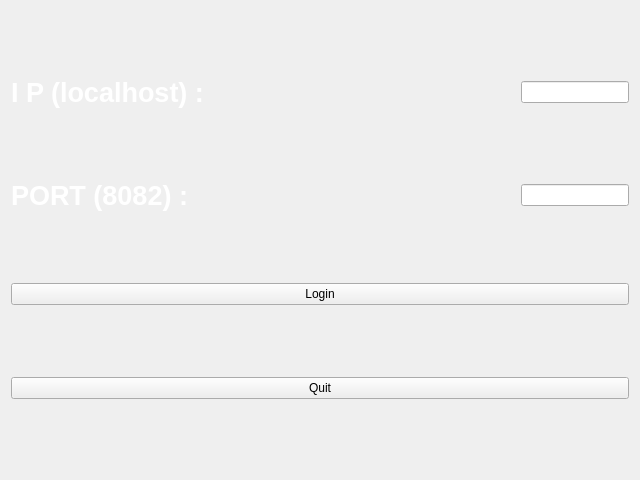
<?xml version="1.0" encoding="UTF-8"?>
<ui version="4.0">
 <class>LoginServer</class>
 <widget class="QWidget" name="LoginServer">
  <property name="geometry">
   <rect>
    <x>0</x>
    <y>0</y>
    <width>640</width>
    <height>480</height>
   </rect>
  </property>
  <property name="windowTitle">
   <string>Form</string>
  </property>
  <property name="styleSheet">
   <string notr="true">QWidget#LoginServer {
	border-image: url(:/img/portal_background_4.jpg) 0 0 0 0 stretch stretch;
}
</string>
  </property>
  <layout class="QVBoxLayout" name="verticalLayout">
   <item>
    <layout class="QHBoxLayout" name="horizontalLayout" stretch="1,0">
     <property name="spacing">
      <number>6</number>
     </property>
     <item>
      <widget class="QLabel" name="labelIp">
       <property name="sizePolicy">
        <sizepolicy hsizetype="Preferred" vsizetype="Fixed">
         <horstretch>0</horstretch>
         <verstretch>0</verstretch>
        </sizepolicy>
       </property>
       <property name="styleSheet">
        <string notr="true"/>
       </property>
       <property name="text">
        <string>&lt;html&gt;&lt;head/&gt;&lt;body&gt;&lt;p&gt;&lt;span style=&quot; font-size:20pt; font-weight:600; color:#ffffff;&quot;&gt;I P (localhost) :&lt;/span&gt;&lt;/p&gt;&lt;/body&gt;&lt;/html&gt;</string>
       </property>
       <property name="alignment">
        <set>Qt::AlignLeading|Qt::AlignLeft|Qt::AlignVCenter</set>
       </property>
      </widget>
     </item>
     <item>
      <widget class="QLineEdit" name="lineIp">
       <property name="enabled">
        <bool>true</bool>
       </property>
       <property name="sizePolicy">
        <sizepolicy hsizetype="Preferred" vsizetype="Fixed">
         <horstretch>0</horstretch>
         <verstretch>0</verstretch>
        </sizepolicy>
       </property>
      </widget>
     </item>
    </layout>
   </item>
   <item>
    <layout class="QHBoxLayout" name="horizontalLayout_2" stretch="1,0">
     <property name="spacing">
      <number>6</number>
     </property>
     <property name="sizeConstraint">
      <enum>QLayout::SetDefaultConstraint</enum>
     </property>
     <property name="leftMargin">
      <number>0</number>
     </property>
     <property name="rightMargin">
      <number>0</number>
     </property>
     <item>
      <widget class="QLabel" name="labelPort">
       <property name="sizePolicy">
        <sizepolicy hsizetype="Preferred" vsizetype="Fixed">
         <horstretch>0</horstretch>
         <verstretch>0</verstretch>
        </sizepolicy>
       </property>
       <property name="minimumSize">
        <size>
         <width>0</width>
         <height>0</height>
        </size>
       </property>
       <property name="styleSheet">
        <string notr="true"/>
       </property>
       <property name="frameShape">
        <enum>QFrame::NoFrame</enum>
       </property>
       <property name="frameShadow">
        <enum>QFrame::Plain</enum>
       </property>
       <property name="lineWidth">
        <number>1</number>
       </property>
       <property name="midLineWidth">
        <number>0</number>
       </property>
       <property name="text">
        <string>&lt;html&gt;&lt;head/&gt;&lt;body&gt;&lt;p&gt;&lt;span style=&quot; font-size:20pt; font-weight:600; color:#ffffff;&quot;&gt;PORT (8082) :&lt;/span&gt;&lt;/p&gt;&lt;/body&gt;&lt;/html&gt;</string>
       </property>
       <property name="alignment">
        <set>Qt::AlignLeading|Qt::AlignLeft|Qt::AlignVCenter</set>
       </property>
      </widget>
     </item>
     <item>
      <widget class="QLineEdit" name="linePort">
       <property name="sizePolicy">
        <sizepolicy hsizetype="Preferred" vsizetype="Fixed">
         <horstretch>0</horstretch>
         <verstretch>0</verstretch>
        </sizepolicy>
       </property>
      </widget>
     </item>
    </layout>
   </item>
   <item>
    <widget class="QPushButton" name="buttonLogin">
     <property name="text">
      <string>Login</string>
     </property>
    </widget>
   </item>
   <item>
    <widget class="QPushButton" name="buttonQuit">
     <property name="text">
      <string>Quit</string>
     </property>
    </widget>
   </item>
  </layout>
 </widget>
 <resources/>
 <connections/>
</ui>
